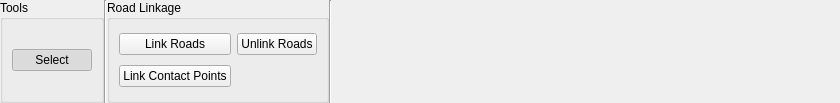
<?xml version="1.0" encoding="UTF-8"?>
<ui version="4.0">
 <class>RoadLinkRibbon</class>
 <widget class="QWidget" name="RoadLinkRibbon">
  <property name="geometry">
   <rect>
    <x>0</x>
    <y>0</y>
    <width>840</width>
    <height>103</height>
   </rect>
  </property>
  <property name="minimumSize">
   <size>
    <width>0</width>
    <height>0</height>
   </size>
  </property>
  <property name="windowTitle">
   <string>Form</string>
  </property>
  <layout class="QHBoxLayout" name="horizontalLayout">
   <property name="spacing">
    <number>0</number>
   </property>
   <property name="leftMargin">
    <number>0</number>
   </property>
   <property name="topMargin">
    <number>0</number>
   </property>
   <property name="rightMargin">
    <number>0</number>
   </property>
   <property name="bottomMargin">
    <number>0</number>
   </property>
   <item>
    <widget class="QGroupBox" name="selectionBox">
     <property name="title">
      <string>Tools</string>
     </property>
     <layout class="QGridLayout" name="gridLayout_6">
      <item row="1" column="0">
       <widget class="QPushButton" name="select">
        <property name="text">
         <string>Select</string>
        </property>
        <property name="checkable">
         <bool>true</bool>
        </property>
        <property name="checked">
         <bool>true</bool>
        </property>
       </widget>
      </item>
     </layout>
    </widget>
   </item>
   <item>
    <widget class="Line" name="line_rl_2">
     <property name="orientation">
      <enum>Qt::Vertical</enum>
     </property>
    </widget>
   </item>
   <item>
    <widget class="QGroupBox" name="roadLinkBox">
     <property name="title">
      <string>Road Linkage</string>
     </property>
     <layout class="QGridLayout" name="gridLayout_3">
      <item row="2" column="0">
       <widget class="QPushButton" name="roadLinkHandles">
        <property name="text">
         <string>Link Contact Points</string>
        </property>
        <property name="checkable">
         <bool>true</bool>
        </property>
       </widget>
      </item>
      <item row="1" column="0">
       <widget class="QPushButton" name="roadLink">
        <property name="text">
         <string>Link Roads</string>
        </property>
        <property name="checkable">
         <bool>true</bool>
        </property>
       </widget>
      </item>
      <item row="1" column="1">
       <widget class="QPushButton" name="roadlUnlink">
        <property name="text">
         <string>Unlink Roads</string>
        </property>
        <property name="checkable">
         <bool>true</bool>
        </property>
       </widget>
      </item>
     </layout>
    </widget>
   </item>
   <item>
    <widget class="Line" name="line_rl">
     <property name="orientation">
      <enum>Qt::Vertical</enum>
     </property>
    </widget>
   </item>
   <item>
    <spacer name="horizontalSpacer">
     <property name="orientation">
      <enum>Qt::Horizontal</enum>
     </property>
     <property name="sizeHint" stdset="0">
      <size>
       <width>40</width>
       <height>20</height>
      </size>
     </property>
    </spacer>
   </item>
  </layout>
 </widget>
 <resources/>
 <connections/>
</ui>
